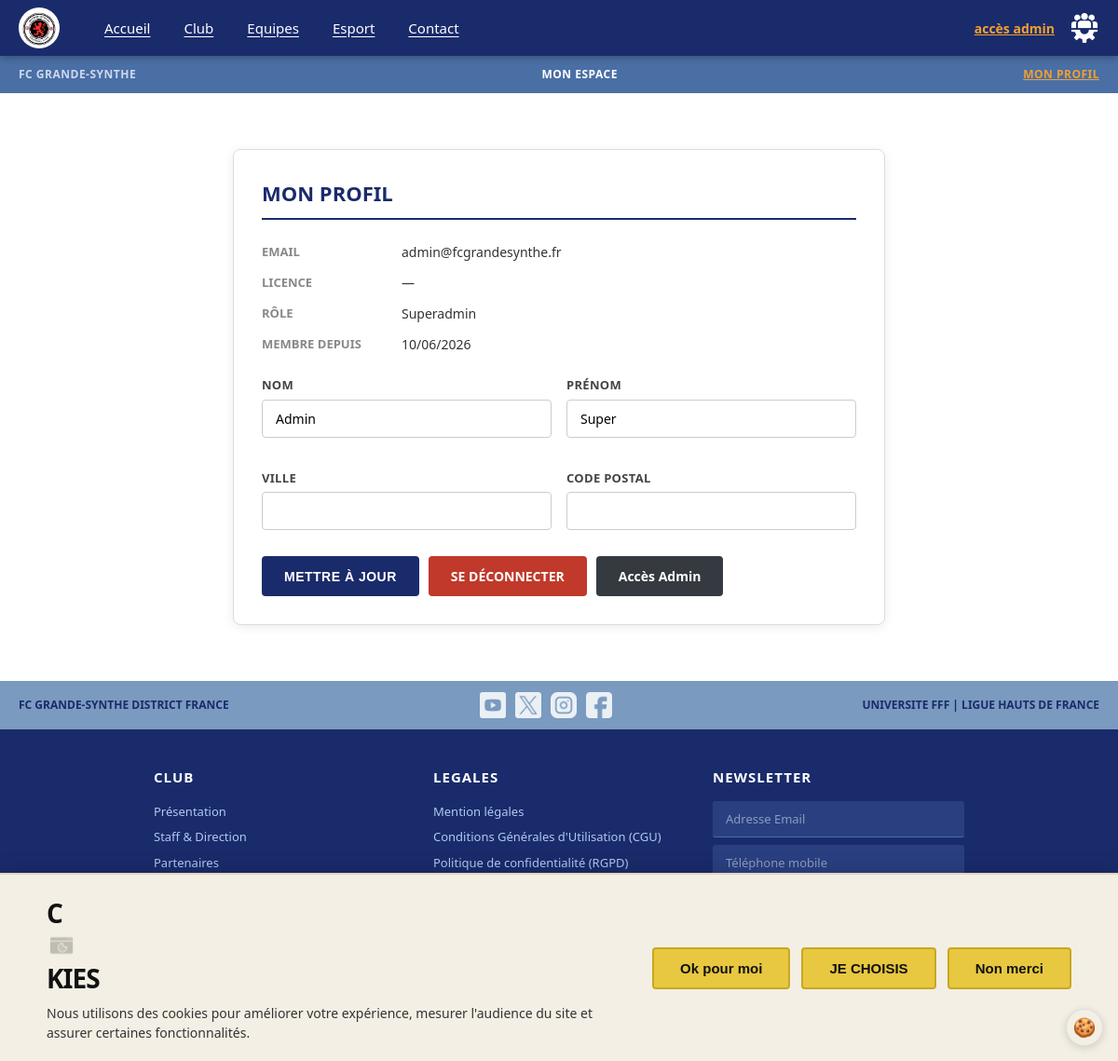
The app's page /profil (signed in) with its own data.
### tables this page shows
CREATE TABLE IF NOT EXISTS users (
    id INT UNSIGNED AUTO_INCREMENT PRIMARY KEY,
    nom VARCHAR(100) NOT NULL,
    prenom VARCHAR(100) NOT NULL,
    email VARCHAR(255) NOT NULL UNIQUE,
    password VARCHAR(255) NOT NULL,
    role ENUM('user','admin','superadmin') NOT NULL DEFAULT 'user',
    date_naissance DATE DEFAULT NULL,
    ville VARCHAR(100),
    code_postal VARCHAR(10),
    type_license ENUM('seniors','enfants','dirigeant','arbitre','educateur_federal') DEFAULT NULL,
    frais_annexes DECIMAL(8,2) DEFAULT 0.00,
    cotisations DECIMAL(8,2) DEFAULT 0.00,
    photo_recto VARCHAR(255) DEFAULT NULL,
    photo_verso VARCHAR(255) DEFAULT NULL,
    remember_token VARCHAR(64) DEFAULT NULL,
    derniere_connexion DATETIME DEFAULT NULL,
    created_at DATETIME DEFAULT CURRENT_TIMESTAMP,
    updated_at DATETIME DEFAULT CURRENT_TIMESTAMP ON UPDATE CURRENT_TIMESTAMP
);

### includes/functions.php (called while the page is built, shortened)
<?php
function h(mixed $value): string {
    return htmlspecialchars((string)$value, ENT_QUOTES | ENT_HTML5, 'UTF-8');
}
function isLoggedIn(): bool {
    return isset($_SESSION['user_id']) && !empty($_SESSION['user_id']);
}
function isAdmin(): bool {
    return isLoggedIn() && in_array($_SESSION['user_role'] ?? '', ['admin', 'superadmin']);
}
function getCurrentUser(): ?array {
    $stmt = db()->prepare('SELECT * FROM users WHERE id = ?');
    $stmt->execute([$_SESSION['user_id']]);
    return $stmt->fetch() ?: null;
}

### config/database.php (called while the page is built)
<?php
class Database {
    private static ?PDO $instance = null;
    public static function getConnection(): PDO {
        if (self::$instance === null) {
            $dsn = 'mysql:host=' . DB_HOST . ';dbname=' . DB_NAME . ';charset=' . DB_CHARSET;
            $options = [
                PDO::ATTR_ERRMODE            => PDO::ERRMODE_EXCEPTION,
                PDO::ATTR_DEFAULT_FETCH_MODE => PDO::FETCH_ASSOC,
                PDO::ATTR_EMULATE_PREPARES   => false,
            ];
            try {
                self::$instance = new PDO($dsn, DB_USER, DB_PASS, $options);
            } catch (PDOException $e) {
                die('Erreur de connexion à la base de données : ' . $e->getMessage());
            }
        }
        return self::$instance;
    }
}
function db(): PDO {
    return Database::getConnection();
}

### pages/profil.php (the view, shortened to what this page needs)
<?php
$user = getCurrentUser();
$licenseLabels = [
    'seniors'           => 'Séniors',
    'enfants'           => 'Enfants',
    'dirigeant'         => 'Dirigeant',
    'arbitre'           => 'Arbitre',
    'educateur_federal' => 'Éducateur fédéral',
];
require_once __DIR__ . '/../partials/header.php';
?>
<div class="container" style="padding:30px 20px;">
    <div class="profile-card">
        <h1 class="profile-title">Mon Profil</h1>
        <div style="margin-bottom:24px;">
            <div class="profile-info-row">
                <span class="profile-info-label">Email</span>
                <span class="profile-info-value"><?= h($user['email']) ?></span>
            </div>
            <div class="profile-info-row">
                <span class="profile-info-label">Licence</span>
                <span class="profile-info-value"><?= h($licenseLabels[$user['type_license'] ?? ''] ?? '—') ?></span>
            </div>
            <div class="profile-info-row">
                <span class="profile-info-label">Rôle</span>
                <span class="profile-info-value" style="text-transform:capitalize;"><?= h($user['role']) ?></span>
            </div>
            <div class="profile-info-row">
                <span class="profile-info-label">Membre depuis</span>
                <span class="profile-info-value"><?= h(date('d/m/Y', strtotime($user['created_at']))) ?></span>
            </div>
        </div>
        <form method="POST" action="" novalidate>
            <div style="display:grid;grid-template-columns:1fr 1fr;gap:16px;">
                <div class="form-group">
                    <label class="form-label" for="nom">Nom</label>
                    <input class="form-control" type="text" id="nom" name="nom" value="<?= h($_POST['nom'] ?? $user['nom']) ?>" required>
                </div>
                <div class="form-group">
                    <label class="form-label" for="prenom">Prénom</label>
                    <input class="form-control" type="text" id="prenom" name="prenom" value="<?= h($_POST['prenom'] ?? $user['prenom']) ?>" required>
                </div>
                <div class="form-group">
                    <label class="form-label" for="ville">Ville</label>
                    <input class="form-control" type="text" id="ville" name="ville" value="<?= h($_POST['ville'] ?? $user['ville']) ?>">
                </div>
                <div class="form-group">
                    <label class="form-label" for="code_postal">Code postal</label>
                    <input class="form-control" type="text" id="code_postal" name="code_postal" value="<?= h($_POST['code_postal'] ?? $user['code_postal']) ?>">
                </div>
            </div>
            <div style="display:flex;gap:10px;margin-top:10px;flex-wrap:wrap;">
                <button type="submit" class="btn-primary">Mettre à jour</button>
                <a href="<?= SITE_URL ?>/profil?logout=1" class="btn-danger" style="text-decoration:none;">Se déconnecter</a>
                <?php if (isAdmin()): ?>
                    <a href="<?= SITE_URL ?>/admin-acces" class="btn-secondary" style="text-decoration:none;">Accès Admin</a>
                <?php endif; ?>
            </div>
        </form>
    </div>
</div>
<?php require_once __DIR__ . '/../partials/footer.php'; ?>

### assets/css/style.css (style rules this page uses)
*, *::before, *::after { box-sizing: border-box; margin: 0; padding: 0; }
:root { --bleu-fc: #1a2b6b; --bleu-dark: #0f1a45; --bleu-med: #1e3a8a; --rouge-fc: #8B1A1A; --rouge-vif: #c0392b; --rouge-esport: #8B1A1A; --orange: #e67e22; --beige: #f5e6d3; --rose-pale: #f5d5d5; --rose-clair: #fce8e8; --gris-clair: #f3f3f3; --gris: #6c757d; --gris-dark: #343a40; --blanc: #ffffff; --noir: #111111; --vert: #2ecc71; --footer-bg: #1a2b6b; --nav-height: 60px; --breadcrumb-height: 40px; }
html { scroll-behavior: smooth; }
body { font-family: 'Segoe UI', Arial, sans-serif; font-size: 14px; color: var(--noir); background: var(--blanc); line-height: 1.5; }
a { text-decoration: none; color: inherit; }
button { cursor: pointer; }
input, textarea, select { font-family: inherit; }
.container { max-width: 1200px; margin: 0 auto; padding: 0 15px; }
.form-group { margin-bottom: 18px; }
.form-label { display: block; font-size: 13px; font-weight: 600; color: #444; margin-bottom: 5px; text-transform: uppercase; letter-spacing: 0.3px; }
.form-control { width: 100%; border: 1px solid #ccc; border-radius: 4px; padding: 10px 14px; font-size: 14px; transition: border-color 0.2s; }
.btn-primary { background: var(--bleu-fc); color: white; border: none; border-radius: 4px; padding: 11px 24px; font-size: 14px; font-weight: 700; letter-spacing: 0.5px; cursor: pointer; transition: background 0.2s; text-transform: uppercase; }
.btn-danger { background: var(--rouge-vif); color: white; border: none; border-radius: 4px; padding: 11px 24px; font-size: 14px; font-weight: 700; cursor: pointer; transition: background 0.2s; text-transform: uppercase; }
.btn-secondary { background: var(--gris-dark); color: white; border: none; border-radius: 4px; padding: 11px 24px; font-size: 14px; font-weight: 600; cursor: pointer; transition: background 0.2s; }
.profile-card { background: white; border: 1px solid #ddd; border-radius: 8px; padding: 30px; max-width: 700px; margin: 30px auto; box-shadow: 0 2px 12px rgba(0,0,0,0.08); }
.profile-title { color: var(--bleu-fc); font-size: 22px; font-weight: 800; margin-bottom: 24px; text-transform: uppercase; border-bottom: 2px solid var(--bleu-fc); padding-bottom: 10px; }
.profile-info-row { display: grid; grid-template-columns: 140px 1fr; gap: 10px; margin-bottom: 12px; align-items: center; }
.profile-info-label { font-size: 13px; color: #888; font-weight: 600; text-transform: uppercase; }
.profile-info-value { font-size: 14px; color: #333; }

### records on screen
users: email "admin@fcgrandesynthe.fr", type_license "—", role "Superadmin", created_at "10/06/2026", nom "Admin", prenom "Super"

### other values on screen
$breadcrumbCenter "MON ESPACE"
